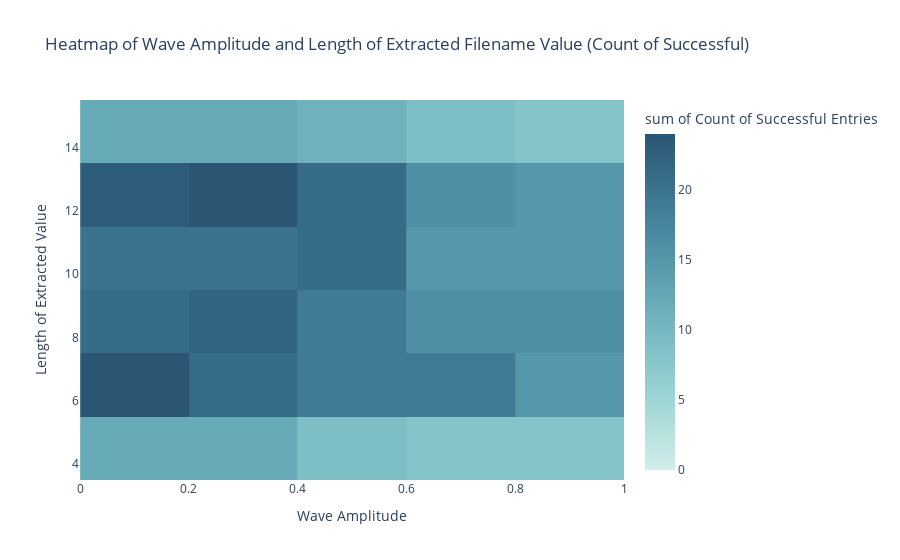

The code cell stored with this chart in its notebook:
### Code cell
# y: every kind of string (group by message name)
# x: amplitudine
# y: type of code

df = pd.read_csv('results.csv')

# Extract the string between the last '-' and '.png' in the filename
df['extracted_value'] = df['filename'].str.extract(r'-([^-]+)\.png$')

# Calculate the length of the extracted value and use it for the Y-axis
df['extracted_value_len'] = df['extracted_value'].apply(len)

# Sort by the length of the extracted value
df = df.sort_values('extracted_value_len')

# Group by 'extracted_value_len' and 'wave_amplitude', then count the successful entries
grouped_df = df.groupby(['extracted_value_len', 'wave_amplitude'], as_index=False).agg({
    'successful': 'sum'  # Count of successful rows (True = 1, False = 0)
})

x_max = grouped_df['wave_amplitude'].max()
if x_max != 1:
    x_max = 1

# Create the heatmap with length of extracted value on Y-axis
fig = px.density_heatmap(
    grouped_df,
    x='wave_amplitude',
    y='extracted_value_len',
    z='successful',
    title='Heatmap of Wave Amplitude and Length of Extracted Filename Value (Count of Successful)',
    labels={
        'wave_amplitude': 'Wave Amplitude',
        'extracted_value_len': 'Length of Extracted Value',
        'successful': 'Count of Successful Entries'
    },
    color_continuous_scale='Teal',
)

fig.update_layout(
    xaxis=dict(range=[0, 1]),
)

# Show the plot
fig.show()

### Figure 1 — Plotly figure (JSON) as saved in the notebook; plotly's stock layout.template omitted (floating-point values rounded to 4 significant figures)
{"data": [{"coloraxis": "coloraxis", "histfunc": "sum", "hovertemplate": "Wave Amplitude=%{x}<br>Length of Extracted Value=%{y}<br>sum of Count of Successful Entries=%{z}<extra></extra>", "name": "", "type": "histogram2d", "x": [0, 0.1, 0.2, 0.3, 0.4, 0.5, 0.6, 0.7, 0.8, 0.9, 1, 0, 0.1, 0.2, 0.3, 0.4, 0.5, 0.6, 0.7, 0.8, 0.9, 1, 0, 0.1, 0.2, 0.3, 0.4, 0.5, 0.6, 0.7, 0.8, 0.9, 1, 0, 0.1, 0.2, 0.3, 0.4, 0.5, 0.6, 0.7, 0.8, 0.9, 1, 0, 0.1, 0.2, 0.3, 0.4, 0.5, 0.6, 0.7, 0.8, 0.9, 1, 0, 0.1, 0.2, 0.3, 0.4, 0.5, 0.6, 0.7, 0.8, 0.9, 1, 0, 0.1, 0.2, 0.3, 0.4, 0.5, 0.6, 0.7, 0.8, 0.9, 1, 0, 0.1, 0.2, 0.3, 0.4, 0.5, 0.6, 0.7, 0.8, 0.9, 1, 0, 0.1, 0.2, 0.3, 0.4, 0.5, 0.6, 0.7, 0.8, 0.9, 1, 0, 0.1, 0.2, 0.3, 0.4, 0.5, 0.6, 0.7, 0.8, 0.9, 1], "xaxis": "x", "xbingroup": "x", "y": [5, 5, 5, 5, 5, 5, 5, 5, 5, 5, 5, 6, 6, 6, 6, 6, 6, 6, 6, 6, 6, 6, 7, 7, 7, 7, 7, 7, 7, 7, 7, 7, 7, 8, 8, 8, 8, 8, 8, 8, 8, 8, 8, 8, 9, 9, 9, 9, 9, 9, 9, 9, 9, 9, 9, 10, 10, 10, 10, 10, 10, 10, 10, 10, 10, 10, 11, 11, 11, 11, 11, 11, 11, 11, 11, 11, 11, 12, 12, 12, 12, 12, 12, 12, 12, 12, 12, 12, 13, 13, 13, 13, 13, 13, 13, 13, 13, 13, 13, 14, 14, 14, 14, 14, 14, 14, 14, 14, 14, 14], "yaxis": "y", "ybingroup": "y", "z": [6, 6, 6, 6, 5, 4, 4, 4, 4, 4, 4, 6, 6, 6, 6, 5, 4, 5, 4, 4, 3, 4, 6, 6, 5, 4, 5, 5, 6, 4, 4, 4, 4, 5, 5, 6, 5, 4, 5, 4, 4, 4, 5, 4, 6, 5, 5, 6, 6, 4, 4, 4, 3, 4, 4, 4, 5, 5, 5, 5, 6, 3, 4, 3, 4, 2, 5, 6, 5, 5, 4, 6, 4, 4, 4, 4, 3, 5, 6, 6, 6, 6, 5, 4, 4, 3, 4, 3, 6, 6, 6, 6, 5, 5, 4, 4, 4, 4, 2, 6, 6, 6, 6, 6, 5, 5, 4, 4, 4, 4]}], "layout": {"coloraxis": {"colorbar": {"title": {"text": "sum of Count of Successful Entries"}}, "colorscale": [[0, "rgb(209, 238, 234)"], [0.1667, "rgb(168, 219, 217)"], [0.3333, "rgb(133, 196, 201)"], [0.5, "rgb(104, 171, 184)"], [0.6667, "rgb(79, 144, 166)"], [0.8333, "rgb(59, 115, 143)"], [1, "rgb(42, 86, 116)"]]}, "legend": {"tracegroupgap": 0}, "title": {"text": "Heatmap of Wave Amplitude and Length of Extracted Filename Value (Count of Successful)"}, "xaxis": {"anchor": "y", "domain": [0, 1], "range": [0, 1], "title": {"text": "Wave Amplitude"}}, "yaxis": {"anchor": "x", "domain": [0, 1], "title": {"text": "Length of Extracted Value"}}}}
